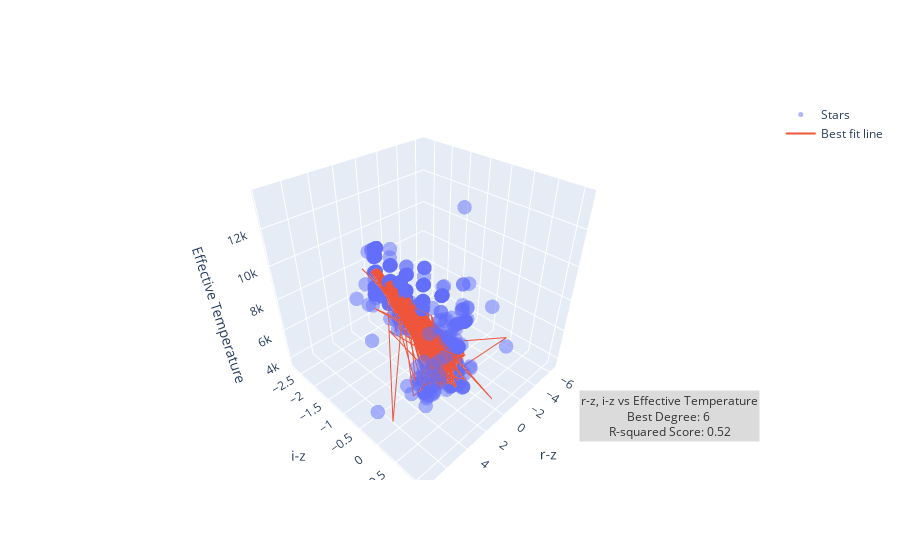

Notebook source saved alongside this figure:
### Code cell
ri_iz = pd.DataFrame()
ri_iz = color_filters_df["r_i"] + color_filters_df["i_z"]

x_train, x_test, y_train, y_test = train_test_split(ri_iz, color_filters_df["temperature"], test_size=0.2, random_state=42) 
x_train_reshape = x_train.values.reshape(-1, 1) 
x_test_reshape = x_test.values.reshape(-1, 1)

r_i_x_train, r_i_x_test, r_i_y_train, r_i_y_test = train_test_split(color_filters_df["r_i"], color_filters_df["temperature"], test_size=0.2, random_state=42) 
r_i_x_train_reshape = r_i_x_train.values.reshape(-1, 1) 
r_i_x_test_reshape = r_i_x_test.values.reshape(-1, 1)

i_z_x_train, i_z_x_test, i_z_y_train, i_z_y_test = train_test_split(color_filters_df["i_z"], color_filters_df["temperature"], test_size=0.2, random_state=42) 
i_z_x_train_reshape = i_z_x_train.values.reshape(-1, 1) 
i_z_x_test_reshape = i_z_x_test.values.reshape(-1, 1)

best_score = 0
best_prediction = None
best_degree = 0

for i in range(1, 11):
    poly = PolynomialFeatures(degree=i)

    x_train_tf = poly.fit_transform(x_train_reshape)
    x_test_tf = poly.fit_transform(x_test_reshape)

    model = LinearRegression()
    model.fit(x_train_tf, y_train)

    predictions = model.predict(x_test_tf)

    r2 = r2_score(y_test, predictions)
    
    if r2 > best_score:
        best_score = r2
        best_prediction = predictions
        best_degree = i

import plotly.graph_objects as go
# Create a 3D scatter plot
fig = go.Figure(data=[go.Scatter3d(x=r_i_x_test, y=i_z_x_test, z=g_r_y_test, mode='markers', name='Stars')])

fig.add_trace(go.Scatter3d(
    x=g_r_x_test, 
    y=i_z_x_test, 
    z=best_prediction,
    mode='lines',
    name='Best fit line'
))

# Annotation
description = 'r-z, i-z vs Effective Temperature<br>'
description += f'Best Degree: {best_degree}\n<br>'
description += f'R-squared Score: {best_score:.2f}<br>'

# Add a text annotation
fig.add_annotation(
    text=description,
    xref="paper", yref="paper",
    x=0.99, y=0.1,
    showarrow=False,
    font=dict(size=12, color="black"),
    bgcolor="lightgrey",
    opacity=0.8
)

# Customize the appearance if needed
fig.update_traces(marker=dict(size=5, opacity=0.5))

# Add labels
fig.update_layout(scene=dict(xaxis_title='r-z', yaxis_title='i-z', zaxis_title='Effective Temperature'))

# Show the interactive plot
fig.show()

### Figure 1 — Plotly figure (JSON) as saved in the notebook; plotly's stock layout.template omitted (floating-point values rounded to 4 significant figures; data arrays with more than 128 entries replaced by an {"elided": "..."} marker saying what was removed)
{"data": [{"marker": {"opacity": 0.5, "size": 5}, "mode": "markers", "name": "Stars", "type": "scatter3d", "x": {"elided": "1000 float values"}, "y": {"elided": "1000 float values"}, "z": {"elided": "1000 int values"}}, {"marker": {"opacity": 0.5, "size": 5}, "mode": "lines", "name": "Best fit line", "type": "scatter3d", "x": {"elided": "1000 float values"}, "y": {"elided": "1000 float values"}, "z": {"elided": "1000 float values"}}], "layout": {"annotations": [{"bgcolor": "lightgrey", "font": {"color": "black", "size": 12}, "opacity": 0.8, "showarrow": false, "text": "r-z, i-z vs Effective Temperature<br>Best Degree: 6\n<br>R-squared Score: 0.52<br>", "x": 0.99, "xref": "paper", "y": 0.1, "yref": "paper"}], "scene": {"xaxis": {"title": {"text": "r-z"}}, "yaxis": {"title": {"text": "i-z"}}, "zaxis": {"title": {"text": "Effective Temperature"}}}}}
